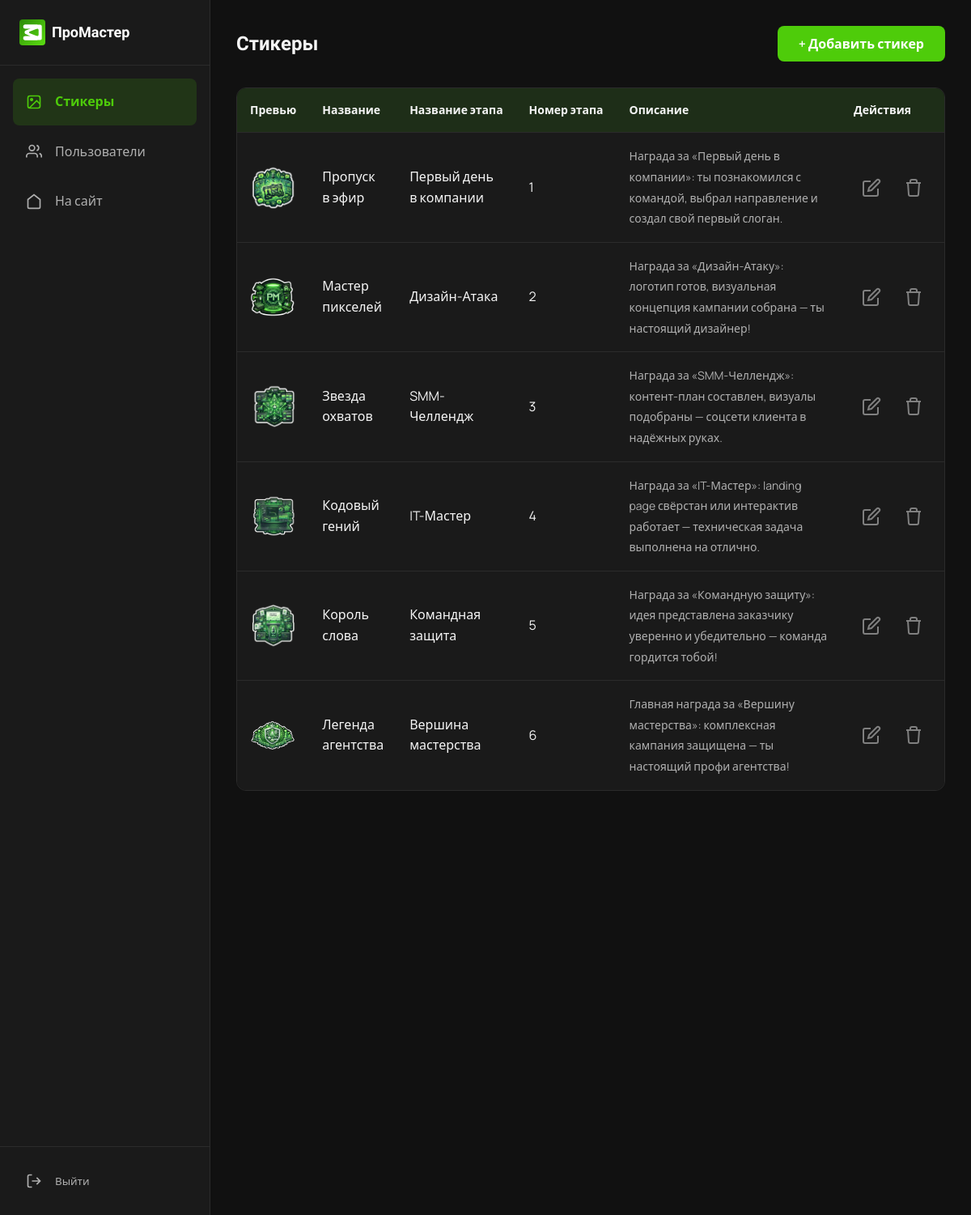
Page /?page=admin (signed in) on the committed database.
### tables this page shows
CREATE TABLE `stickers` (
  `id` INT UNSIGNED NOT NULL AUTO_INCREMENT,
  `sticker_name` VARCHAR(255) NOT NULL,
  `stage_name` VARCHAR(255) NOT NULL,
  `stage_number` VARCHAR(10) NOT NULL,
  `description` TEXT NOT NULL,
  `file_path` VARCHAR(512) NOT NULL,
  PRIMARY KEY (`id`),
  UNIQUE KEY `uq_stickers_stage_number` (`stage_number`)
);

### pages/admin.php (the view, shortened to what this page needs)
<?php
$sql = "SELECT * FROM stickers ORDER BY stage_number + 0";
$stickers = $connect->query($sql)->fetchAll();
?>
    <div class="admin-page">
        <div class="admin-layout">
            <aside class="admin-sidebar">
                <div class="admin-sidebar__header">
                    <div class="admin-sidebar__logo">
                        <img src="assets/images/logo-mini.svg" alt="" class="admin-sidebar__logo-img" width="32"
                             height="32">
                        <span class="admin-sidebar__logo-text">ПроМастер</span>
                    </div>
                </div>
                <nav class="admin-sidebar__nav">
                    <a href="#" id="link-stickers" class="admin-sidebar__link active"
                       onclick="openTab('stickers'); return false;">
                        <svg viewBox="0 0 24 24" fill="none" stroke="currentColor" stroke-width="2">
                            <rect x="3" y="3" width="18" height="18" rx="3"/>
                            <circle cx="8.5" cy="8.5" r="1.5" fill="currentColor"/>
                            <path d="M21 15l-5-5L5 21"/>
                        </svg>
                        Стикеры
                    </a>
                    <a href="#" id="link-users" class="admin-sidebar__link" onclick="openTab('users'); return false;">
                        <svg viewBox="0 0 24 24" fill="none" stroke="currentColor" stroke-width="2">
                            <path d="M17 21v-2a4 4 0 00-4-4H5a4 4 0 00-4 4v2"/>
                            <circle cx="9" cy="7" r="4"/>
                            <path d="M23 21v-2a4 4 0 00-3-3.87M16 3.13a4 4 0 010 7.75"/>
                        </svg>
                        Пользователи
                    </a>
                    <a href="/" class="admin-sidebar__link">
                        <svg viewBox="0 0 24 24" fill="none" stroke="currentColor" stroke-width="2">
                            <path d="M3 9l9-7 9 7v11a2 2 0 01-2 2H5a2 2 0 01-2-2z"/>
                        </svg>
                        На сайт
                    </a>
                </nav>
                <div class="admin-sidebar__footer">
                    <form action="?" method="post">
                        <button name="exit" class="admin-sidebar__link">
                            <svg viewBox="0 0 24 24" fill="none" stroke="currentColor" stroke-width="2">
                                <path d="M9 21H5a2 2 0 01-2-2V5a2 2 0 012-2h4M16 17l5-5-5-5M21 12H9"/>
                            </svg>
                            Выйти
                        </button>
                    </form>
                </div>
            </aside>
            <div class="admin-main">
                <div class="admin-content">
                    <div class="admin-tab active" id="tab-stickers">
                        <div class="admin-page-header">
                            <h1 class="admin-page-header__title">Стикеры</h1>
                            <button type="button" class="btn btn--admin" onclick="openStickerAdd()">+ Добавить стикер
                            </button>
                        </div>
                        <div class="table-wrapper">
                            <table class="data-table data-table--responsive">
                                <thead>
                                <tr>
                                    <th>Превью</th>
                                    <th>Название</th>
                                    <th>Название этапа</th>
                                    <th>Номер этапа</th>
                                    <th>Описание</th>
                                    <th>Действия</th>
                                </tr>
                                </thead>
                                <tbody>
                                <?php foreach ($stickers as $sticker): ?>
                                    <tr data-name="<?= $sticker['sticker_name'] ?>"
                                        data-stage="<?= $sticker['stage_name'] ?>"
                                        data-round="<?= $sticker['stage_number'] ?>"
                                        data-desc="<?= $sticker['description'] ?>">
                                        <td><span class="data-table__label">Превью</span><span
                                                    class="data-table__value"><img
                                                        src="<?= $sticker['file_path'] ?>" alt=""
                                                        class="admin-sticker-preview" width="64" height="64"></span>
                                        </td>
                                        <td><span class="data-table__label">Название</span><span
                                                    class="data-table__value"><?= $sticker['sticker_name'] ?></span>
                                        </td>
                                        <td><span class="data-table__label">Название этапа</span><span
                                                    class="data-table__value"><?= $sticker['stage_name'] ?></span></td>
                                        <td><span class="data-table__label">Номер этапа</span><span
                                                    class="data-table__value"><?= $sticker['stage_number'] ?></span></td>
                                        <td class="data-table__cell--desc"><span
                                                    class="data-table__value admin-table-desc"><?= $sticker['description'] ?></span>
                                        </td>
                                        <td><span class="data-table__label">Действия</span><span
                                                    class="data-table__value">
                    <div class="admin-table-actions">
                      <button type="button" aria-label="Редактировать" onclick="openStickerEdit(this.closest('tr'))"><svg
                                  width="24" height="24" viewBox="0 0 24 24" fill="none" stroke="currentColor"
                                  stroke-width="2"><path d="M11 4H4a2 2 0 00-2 2v14a2 2 0 002 2h14a2 2 0 002-2v-7"/><path
                                      d="M18.5 2.5a2.12 2.12 0 013 3L12 15l-4 1 1-4 9.5-9.5z"/></svg></button>
                      <form action="?page=admin" method="post">
                          <button name="delete_sticker" class="delete" aria-label="Удалить"><svg width="24" height="24" viewBox="0 0 24 24"
                                                                           fill="none" stroke="currentColor"
                                                                           stroke-width="2"><path
                                          d="M3 6h18M8 6V4a2 2 0 012-2h4a2 2 0 012 2v2M19 6l-1 14a2 2 0 01-2 2H8a2 2 0 01-2-2L5 6"/></svg></button>
                      </form>
                    </div>
                  </span></td>
                                    </tr>
                                <?php endforeach; ?>
                                </tbody>
                            </table>
                        </div>
                    </div>
                </div>
            </div>
        </div>
    </div>

### index.php (shortened to what this page needs)
<?php include('prog/connect.php'); ?>
<!DOCTYPE html>
<html lang="ru">
<head>
    <link rel="stylesheet" href="assets/css/style.css">
</head>
<body>
<?php
$page = $_GET["page"] ?? null;
if (
    $page == "admin"
) {
    include('pages/admin.php');
}
?>
</body>
</html>

### rows in the picture
stickers: file_path (picture), sticker_name "Пропуск в эфир", stage_name "Первый день в компании", stage_number "1", description "Награда за «Первый день в компании»: ты познакомился с командой, выбрал направление и создал свой первый слоган."
stickers: file_path (picture), sticker_name "Мастер пикселей", stage_name "Дизайн-Атака", stage_number "2", description "Награда за «Дизайн-Атаку»: логотип готов, визуальная концепция кампании собрана — ты настоящий дизайнер!"
stickers: file_path (picture), sticker_name "Звезда охватов", stage_name "SMM-Челлендж", stage_number "3", description "Награда за «SMM-Челлендж»: контент-план составлен, визуалы подобраны — соцсети клиента в надёжных руках."
stickers: file_path (picture), sticker_name "Кодовый гений", stage_name "IT-Мастер", stage_number "4", description "Награда за «IT-Мастер»: landing page свёрстан или интерактив работает — техническая задача выполнена на отлично."
stickers: file_path (picture), sticker_name "Король слова", stage_name "Командная защита", stage_number "5", description "Награда за «Командную защиту»: идея представлена заказчику уверенно и убедительно — команда гордится тобой!"
stickers: file_path (picture), sticker_name "Легенда агентства", stage_name "Вершина мастерства", stage_number "6", description "Главная награда за «Вершину мастерства»: комплексная кампания защищена — ты настоящий профи агентства!"
